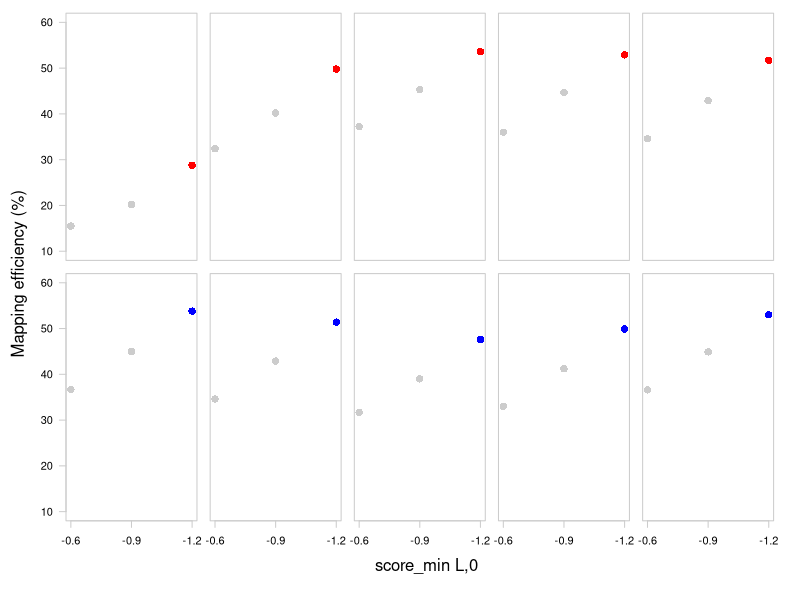

R code for this plot:
## ---- chunk 1
knitr::opts_chunk$set(echo = TRUE)
## ---- chunk 2
sessionInfo()
## ---- chunk 3
mappingEfficiency <- read.csv("../data/2018-12-03-Mapping-Efficiency.csv", header = TRUE) #Import data
row.names(mappingEfficiency) <- mappingEfficiency[,1] #Change sample to row names
mappingEfficiency <- mappingEfficiency[,-1] #Remove first column
colnames(mappingEfficiency) <- c("L,0,-0.6", "L,0,-0.9", "L,0,-1.2") #Change column names
head(mappingEfficiency)
## ---- chunk 4
mappingEfficiency.trans <- as.data.frame(t(mappingEfficiency)) #Transpose dataframe so rows are different score_min parameters
head(mappingEfficiency.trans) #Confirm transposition
nSamples <- length(mappingEfficiency.trans) #Calculate number of samples
## ---- chunk 5
#tiff("2018-12-03-Mapping-Efficiency.tiff", width = 11, height = 8.5, units = "in", res = 300)

par(mfrow = c(2, 5), oma = c(5, 5, 1, 1), mar = c(1, 0, 0, 1)) #Create a 5x2 multipanel plot, filling in rows. Remove space fro inner margins but add space to outer margins

for(i in 1:(nSamples/2)) { #For each control sample
  plot(mappingEfficiency.trans[, i], ylim = c(10, 60), type = "p", cex = 1.5, pch = 16, col = c("grey80", "grey80", "red"), xlab = "", ylab = "", axes = FALSE) #Plot mapping efficiency in the same color as methylKit dendograms
  box(col = "grey80")
  if(i == 1) { #For the leftmost plot
    axis(side = 2, las = 1, at = seq(10, 60, by = 10), col = "grey80") #Add an axis with mapping efficiency percentages
  }
}

for(i in 6:(nSamples)) { #For each treatment sample
  plot(mappingEfficiency.trans[, i], ylim = c(10, 60), type = "p", cex = 1.5, pch = 16, col = c("grey80", "grey80", "blue"), xlab = "", ylab = "", axes = FALSE)
  axis(side = 1, las = 1, at = c(1:3), labels = c(-0.6, -0.9, -1.2), col = "grey80") #Add bottom axis
  box(col = "grey80")
  if(i == 6) { #For the leftmost plot
    axis(side = 2, las = 1, at = seq(10, 60, by = 10), col = "grey80") #Add an axis with mapping efficiency percentages
  }
}
mtext(side = 1, outer = TRUE, line = 2, cex = 1, text = "score_min L,0", font = 1) #Add x-axis label
mtext(side = 2, outer = TRUE, line = 3, cex = 1, text = "Mapping efficiency (%)", font = 1) #Add x-axis label

#dev.off()
